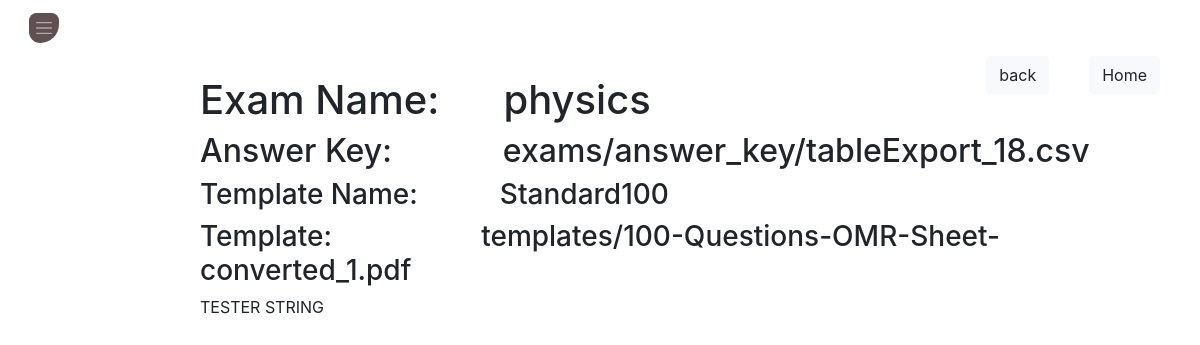
/functions/exam-detail/physics (signed in), run on the app's committed database.
### functions/models.py (models this page shows, shortened)
class Exam(models.Model):
        user = models.ForeignKey(User,on_delete=models.CASCADE)
        exam_name = models.CharField(max_length = 200)
        ansKey = models.FileField(null=False,blank=False,upload_to='exams/answer_key/' )
        ansKeyImg = models.FileField(null=False,blank=False,upload_to='exams/answer_key_img/' )
        template = models.ForeignKey(omr_templates,on_delete=models.PROTECT)

class omr_templates(models.Model):
        pdf_name = models.CharField(max_length = 120)
        pdf = models.FileField(null=False,blank=False,upload_to='templates/' )
        user = models.ForeignKey(User,on_delete=models.CASCADE)

### functions/views.py (the view)
# urls.py: path('exam-detail/<str:name>',login_required(exam_detail_view.as_view()),name='exam-detail'),
class exam_detail_view(DetailView):
    template_name = "exam_detail.html/"
    context_object_name = 'object'
    def get_object(self):
        obj = Exam.objects.filter(exam_name=self.kwargs['name'])
        return obj
    def get_context_data(self, **kwargs):
        context = super().get_context_data(**kwargs)
        oprating_object = self.get_object()
        context['Tester'] = "TESTER STRING"
        return context

### functions/templates/exam_detail.html (shortened to what this page needs)
{% extends 'base.html' %}
{% load static %}
{% block link %}
<link rel="stylesheet" href="{% static "css/exam_detail.css" %}">
{% endblock link %}
{% block content %}
<div class="pos-f-t">
<nav class="navbar navbar-dark">
  <button class="navbar-toggler" type="button" data-toggle="collapse" data-target="#navbarToggleExternalContent" aria-controls="navbarToggleExternalContent" aria-expanded="false" aria-label="Toggle navigation">
    <span class="navbar-toggler-icon"></span>
  </button>
</nav>
</div>
<a href="{% url 'home-page'%}"><h3 class="homeNav"><button type="button" class="btn btn-light">Home</button></h3></a>
<a href={% url 'all-exams' %} ><h3 class="homeNav"><button type="button" class="btn btn-light">back</button></h3></a>
<div class="template-list">
<h1>Exam Name:&nbsp&nbsp&nbsp&nbsp&nbsp {{object.first.exam_name}}</h1>
<h2>Answer Key:&nbsp&nbsp&nbsp&nbsp&nbsp&nbsp&nbsp &nbsp&nbsp&nbsp&nbsp   {{object.first.ansKey}}</h2>
<h3>Template Name: &nbsp&nbsp&nbsp&nbsp&nbsp&nbsp&nbsp&nbsp&nbsp  {{object.first.template.pdf_name}}</h3>
<h3>Template:  &nbsp&nbsp&nbsp&nbsp&nbsp&nbsp&nbsp&nbsp&nbsp&nbsp&nbsp&nbsp&nbsp&nbsp&nbsp&nbsp&nbsp&nbsp {{object.first.template.pdf}}</h3>
<p>{{Tester}}</p>
</div>
{% endblock content %}

### Static_dev/static/css/exam_detail.css (style rules this page uses)
.navbar-toggler-icon { background-color: #605052; background-size: 20px; border-radius: 20px 20px 50px 30px; }
a:-webkit-any-link { color: -webkit-link; cursor: pointer; text-decoration: none; background-color: transparent; }
.homeNav { float:right; margin-right:40px; }
.template-list { margin-top:20px; margin-left:200px; }

### data on the page
Exam: first.exam_name "physics", first.ansKey "exams/answer_key/tableExport_18.csv", first.template.pdf_name "Standard100", first.template.pdf "templates/100-Questions-OMR-Sheet-converted_1.pdf"

### other printed values
{{ Tester }} "TESTER STRING"
